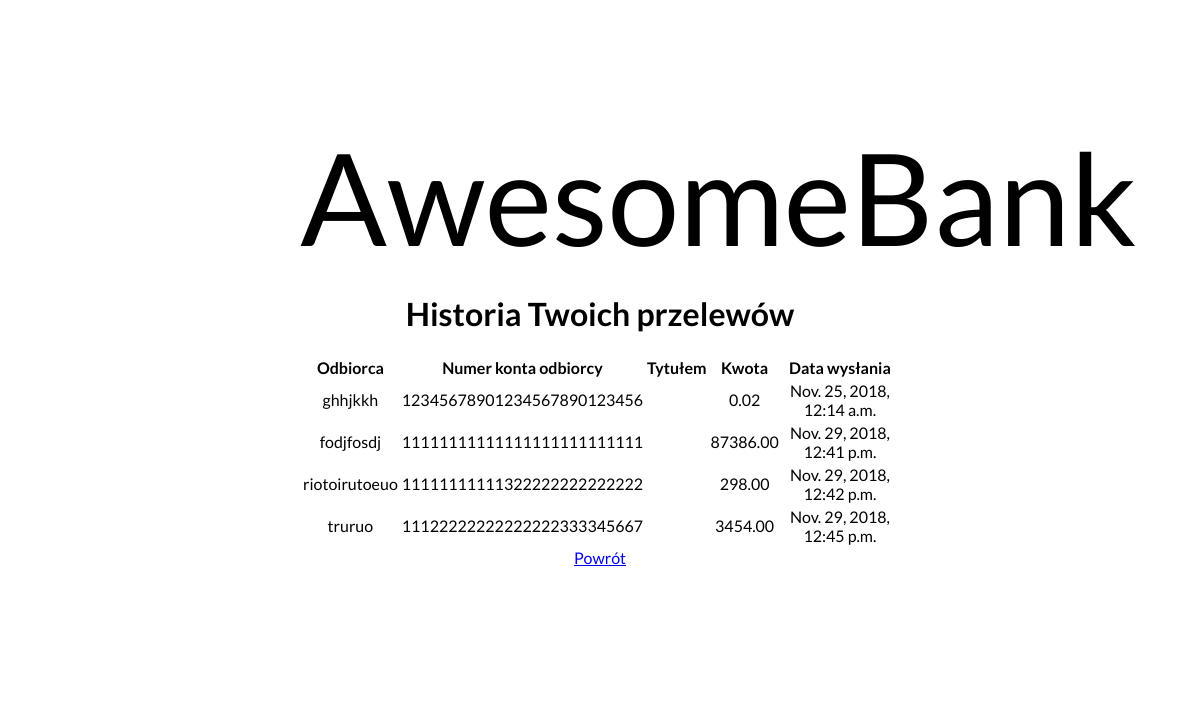
The app's page /transfers_history (signed in), older data.
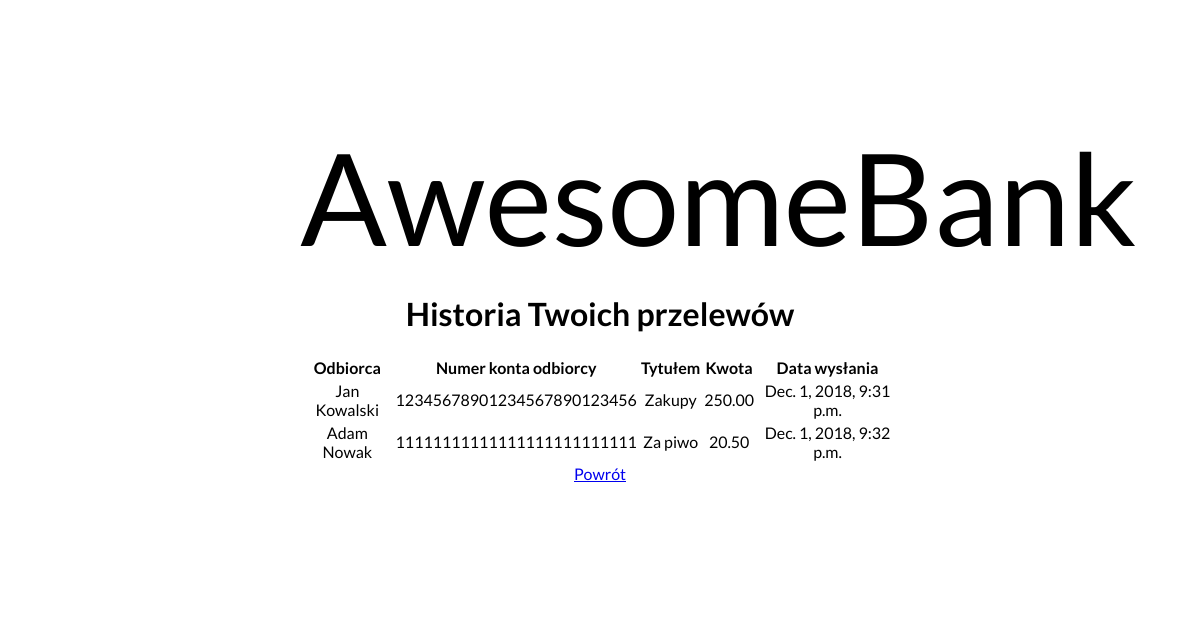
The same page, newer data.
### AwesomeBank/models.py (models this page shows)
class Transfer(models.Model):
    sender = models.ForeignKey(User, null=False, editable=False, on_delete=models.PROTECT)
    recipient_name = models.CharField(null=False, blank=False, max_length=80)
    recipient_account = models.CharField(null=False, max_length=26)
    title = models.CharField(null=False, blank=False, max_length=120)
    amount = models.DecimalField(null=False, decimal_places=2, max_digits=10)
    date = models.DateTimeField(default=timezone.now)

### AwesomeBank/views.py (the view)
# urls.py: path('transfers_history', transfers_history, name='transfers_history'),
def transfers_history(request):
    transfers = []
    for item in Transfer.objects.all():
        if item.sender_id == request.user.id:
            transfers.append(item)
    context = {
        'transfers': transfers
    }
    return render(request, 'transfers_history.html', context)

### templates/transfers_history.html (shortened to what this page needs)
{% extends 'registration/../temp.html' %}
{% block main_content %}
    {% if user.is_authenticated %}
    <h1>Historia Twoich przelewów</h1>
        <form method="post">
            <table>
                <tr>
                    <th>Odbiorca</th>
                    <th>Numer konta odbiorcy</th>
                    <th>Tytułem</th>
                    <th>Kwota</th>
                    <th>Data wysłania</th>
                 </tr>
            {% for t in transfers %}
                <tr>
                    <td>{{ t.recipient_name }}</td>
                    <td>{{ t.recipient_account }}</td>
                    <td>{{ t.title }}</td>
                    <td>{{ t.amount }}</td>
                    <td>{{ t.date }}</td>
                </tr>
            {% endfor %}
            </table>
        </form>
        <a href="{% url 'transfer_sending' %}">Powrót</a>
    {% else %}
        <p>Nie jesteś zalogowany!</p>
        <a href="{% url 'login' %}">Zaloguj się</a>
        <a href="{% url 'signup' %}">Zarejestruj się</a>
    {% endif %}
{% endblock %}

Row changes from the older to the newer data that the page shows:
removed Transfer: recipient_name "ghhjkkh", recipient_account "12345678901234567890123456", amount "0.02", date "Nov. 25, 2018, 12:14 a.m."
removed Transfer: recipient_name "fodjfosdj", recipient_account "11111111111111111111111111", amount "87386.00", date "Nov. 29, 2018, 12:41 p.m."
removed Transfer: recipient_name "riotoirutoeuo", recipient_account "11111111111322222222222222", amount "298.00", date "Nov. 29, 2018, 12:42 p.m."
removed Transfer: recipient_name "truruo", recipient_account "11122222222222222333345667", amount "3454.00", date "Nov. 29, 2018, 12:45 p.m."
added Transfer: recipient_name "Jan Kowalski", recipient_account "12345678901234567890123456", title "Zakupy", amount "250.00", date "Dec. 1, 2018, 9:31 p.m."
added Transfer: recipient_name "Adam Nowak", recipient_account "11111111111111111111111111", title "Za piwo", amount "20.50", date "Dec. 1, 2018, 9:32 p.m."
